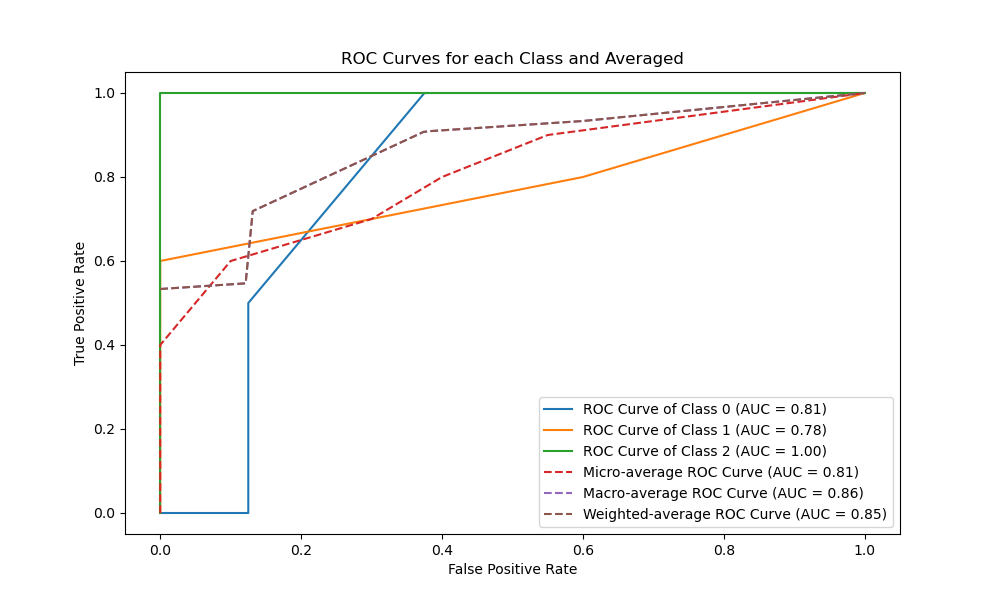

Here is the Python script that generated this plot:
import numpy as np
import matplotlib.pyplot as plt
from sklearn.metrics import roc_curve, auc

# 模拟数据
Y_true = np.array([[0, 0, 1],
                   [0, 1, 0],
                   [1, 0, 0],
                   [0, 0, 1],
                   [1, 0, 0],
                   [0, 1, 0],
                   [0, 1, 0],
                   [0, 1, 0],
                   [0, 0, 1],
                   [0, 1, 0]])

Y_score = np.array([[0.1, 0.2, 0.7],
                    [0.1, 0.6, 0.3],
                    [0.5, 0.2, 0.3],
                    [0.1, 0.1, 0.8],
                    [0.4, 0.2, 0.4],
                    [0.6, 0.3, 0.1],
                    [0.4, 0.2, 0.4],
                    [0.4, 0.1, 0.5],
                    [0.1, 0.1, 0.8],
                    [0.1, 0.8, 0.1]])

# 定义类别标签
classes = ['Class 0', 'Class 1', 'Class 2']

# 初始化变量用于存储每个类别的fpr和tpr
all_fpr = {}
all_tpr = {}
mean_tpr = 0.0
mean_fpr = np.linspace(0, 1, 100)

# 计算每个类别的ROC曲线并绘制
plt.figure(figsize=(10, 6))
for i in range(3):
    fpr, tpr, _ = roc_curve(Y_true[:, i], Y_score[:, i])
    all_fpr[i] = fpr
    all_tpr[i] = tpr
    roc_auc = auc(fpr, tpr)
    plt.plot(fpr, tpr, label='ROC Curve of ' + classes[i] + ' (AUC = %0.2f)' % roc_auc)

# 计算micro ROC曲线
fpr_micro, tpr_micro, _ = roc_curve(Y_true.ravel(), Y_score.ravel())
roc_auc_micro = auc(fpr_micro, tpr_micro)
plt.plot(fpr_micro, tpr_micro, label='Micro-average ROC Curve (AUC = %0.2f)' % roc_auc_micro, linestyle='--')

# 计算macro ROC曲线
for i in range(3):
    mean_tpr += np.interp(mean_fpr, all_fpr[i], all_tpr[i])
mean_tpr /= 3
roc_auc_macro = auc(mean_fpr, mean_tpr)
plt.plot(mean_fpr, mean_tpr, label='Macro-average ROC Curve (AUC = %0.2f)' % roc_auc_macro, linestyle='--')

# 计算weighted average ROC曲线
w_aucs = []
for i in range(3):
    w_aucs.append(auc(all_fpr[i], all_tpr[i]))
weights = [sum(Y_true[:, i]) for i in range(3)]
weighted_auc = np.average(w_aucs, weights=weights)
plt.plot(mean_fpr, mean_tpr, label='Weighted-average ROC Curve (AUC = %0.2f)' % weighted_auc, linestyle='--')

plt.xlabel('False Positive Rate')
plt.ylabel('True Positive Rate')
plt.title('ROC Curves for each Class and Averaged')
plt.legend()
plt.show()
